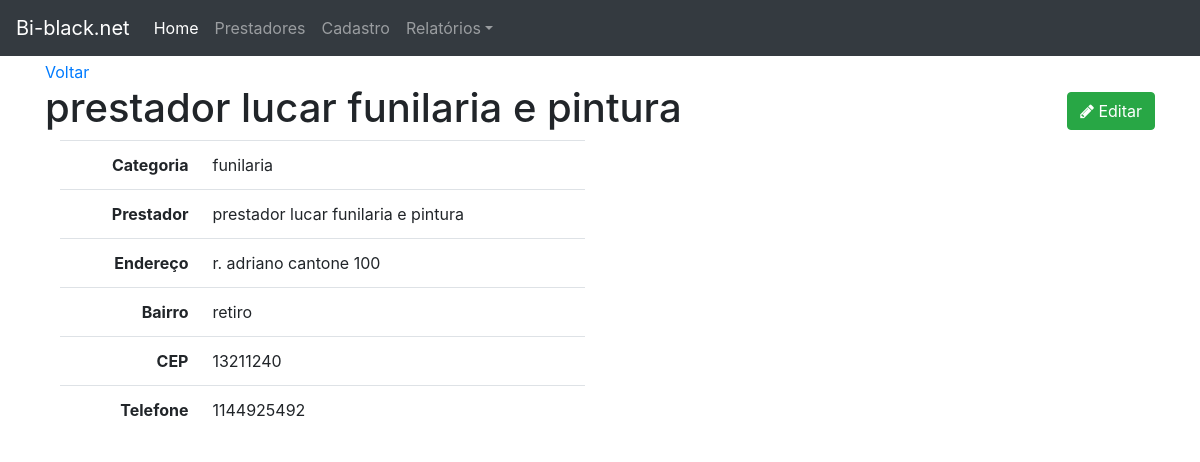
/11/, run on an earlier commit of the app's database.
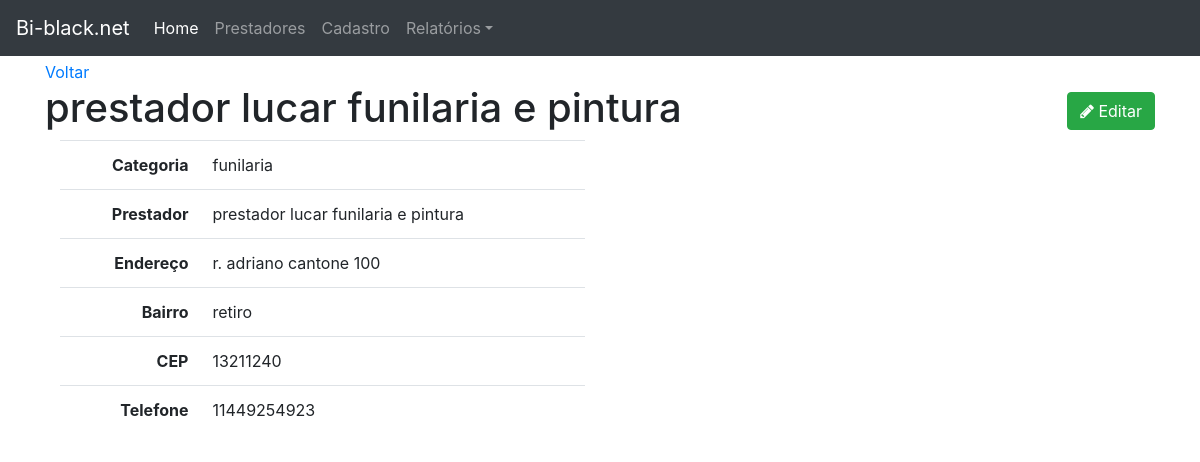
And on a later commit of the database.
### buscaprest/models.py (models this page shows, shortened)
class Prestador(models.Model):
    categoria = models.CharField(max_length=60, null=True, blank=True)
    prestador = models.CharField(max_length=60, null=True, blank=True)
    endereco = models.CharField(max_length=60, null=True, blank=True)
    bairro = models.CharField(max_length=60, null=True, blank=True)
    cidade = models.CharField(max_length=60, null=True, blank=True)
    cep = models.CharField(max_length=60, null=True, blank=True)
    telefone2 = models.CharField(max_length=60, null=True, blank=True)
    class Meta:
        db_table = 'prestador'
    def __str__(self):
        return self.prestador

### buscaprest/views.py (the view)
# urls.py: path('<int:pk>/', views.prestadores_detail, name='prestadores_detail'),
def prestadores_detail(request, pk):
    template_name = 'buscaprest/buscaprest_detail.html'
    obj = Prestador.objects.get(pk=pk)
    context = {'object': obj}
    return render(request, template_name, context)

### buscaprest/templates/buscaprest/buscaprest_detail.html
{% extends "base.html" %}
{% block content %}
<a href="{% url 'buscaprest:buscaprest_lista' %}">Voltar</a>
    <h1>{{ object }}
        <span class="pull-right">
            <a href="">
                <button type="button" class="btn btn-success">
                    <span class="fa fa-pencil"></span> Editar
                </button>
            </a>
        </span>
    </h1>
<div class="col-sm-6">
    <table class="table table-user-information">
        <tbody>
        <tr>
            <th class="text-right">Categoria</th>
            <td>{{object.categoria}}</td>
        </tr>
        <tr>
            <th class="text-right">Prestador</th>
            <td>{{object.prestador}}</td>
        </tr>
        <tr>
            <th class="text-right">Endereço</th>
            <td>{{object.endereco}}</td>
        </tr>
        <tr>
            <th class="text-right">Bairro</th>
            <td>{{object.bairro}}</td>
        </tr>
        <tr>
            <th class="text-right">CEP</th>
            <td>{{object.cep}}</td>
        </tr>
        <tr>
            <th class="text-right">Telefone</th>
            <td>{{object.telefone2}}</td>
        </tr>
        </tbody>
    </table>
</div>
{% endblock content %}

What changed in the data, as far as the page shows it:
changed Prestador "prestador lucar funilaria e pintura": telefone2 "1144925492" → "11449254923"
